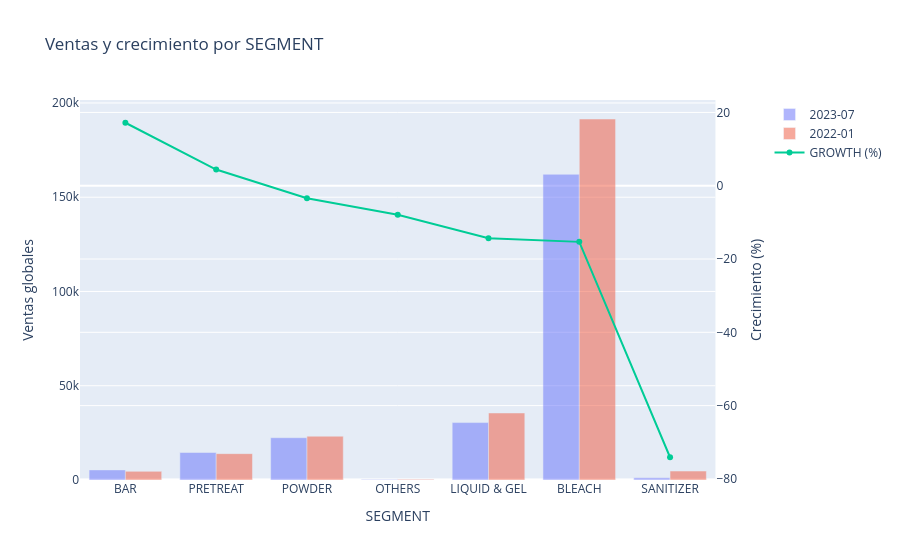

Notebook cell for this chart:
### Code cell
GrowthGraf('SEGMENT')

### Figure 1 — Plotly figure (JSON) as saved in the notebook; plotly's stock layout.template omitted (floating-point values rounded to 4 significant figures)
{"data": [{"name": "2023-07", "opacity": 0.5, "type": "bar", "x": ["BAR", "PRETREAT", "POWDER", "OTHERS", "LIQUID & GEL", "BLEACH", "SANITIZER"], "xaxis": "x", "y": [5361.0, 14600.0, 22440.0, 314.5, 30460.0, 162200.0, 1231.0], "yaxis": "y"}, {"name": "2022-01", "opacity": 0.5, "type": "bar", "x": ["BAR", "PRETREAT", "POWDER", "OTHERS", "LIQUID & GEL", "BLEACH", "SANITIZER"], "xaxis": "x", "y": [4575.0, 13980.0, 23230.0, 341.6, 35550.0, 191500.0, 4753.0], "yaxis": "y"}, {"mode": "lines+markers", "name": "GROWTH (%)", "type": "scatter", "x": ["BAR", "PRETREAT", "POWDER", "OTHERS", "LIQUID & GEL", "BLEACH", "SANITIZER"], "xaxis": "x", "y": [17.19, 4.422, -3.399, -7.921, -14.33, -15.32, -74.09], "yaxis": "y2"}], "layout": {"barmode": "group", "title": {"text": "Ventas y crecimiento por SEGMENT"}, "xaxis": {"anchor": "y", "domain": [0, 0.94], "title": {"text": "SEGMENT"}}, "yaxis": {"anchor": "x", "domain": [0, 1], "title": {"text": "Ventas globales"}}, "yaxis2": {"anchor": "x", "overlaying": "y", "side": "right", "title": {"text": "Crecimiento (%)"}}}}
